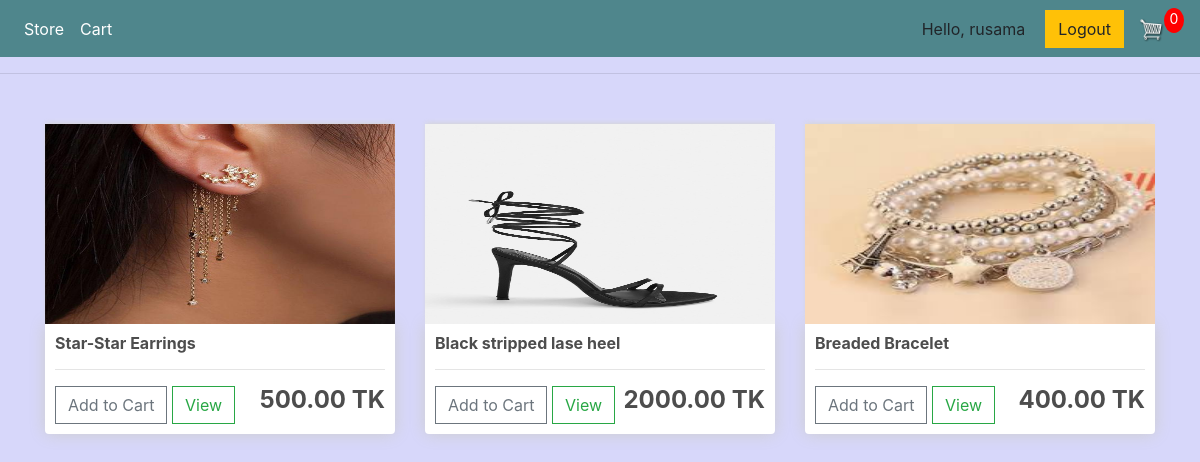
Screenshot of / (signed in) with the database file from the repository.
### product/models.py (models this page shows, shortened)
class Product(models.Model):
    category = models.ForeignKey(Category, on_delete=models.CASCADE)
    shop = models.ForeignKey(Seller, on_delete=models.CASCADE)
    product_name = models.CharField(max_length=200)
    product_image = models.ImageField(upload_to='products/', blank = True)
    product_description = models.TextField(blank=True)
    product_price = models.DecimalField(max_digits=10, decimal_places=2)
    product_stock = models.PositiveIntegerField()
    product_created = models.DateTimeField(auto_now_add=True)
    digital = models.BooleanField(default=False, null=True, blank=False)

### store/views.py (the view)
# urls.py: path('', include('store.urls')),
@login_required(login_url='login')
def store(request):
    if request.user.is_authenticated:
        customer = request.user.customer
        order, created = Order.objects.get_or_create(customer=customer, complete=False)
        items = order.orderitem_set.all()
        cartItems = order.get_cart_items
    else:
        items = []
        order = {'get_cart_items': 0, 'get_cart_total':0}
    products = Product.objects.all()
    context = {'products':products, 'cartItems':cartItems, 'shipping': False}
    return render(request,'store/store.html',context)

### order/models.py (called while the page is built)
    @property
    def get_cart_items(self):
        orderitems = self.orderitem_set.all()
        total = sum([item.quantity for item in orderitems])
        return total

### store/templates/store/store.html
{% extends 'store/main.html' %}
{% load static %}
{% block content %}
    <div class="row">
        {% for product in products %}
        <div class="col-lg-4">
            {% if product.product_image %}
                <img class="thumbnail" src="{{product.product_image.url}}">
            {% else %}
                <img class="thumbnail" src="{% static 'images/placeholder.png' %}">
            {% endif %}
            <div class="box-element product">
            <h6><strong>{{product.product_name}}</strong></h6>
            <hr>
            <button data-product="{{product.id}}" data-action="add" class="btn btn-outline-secondary add-btn update-cart">Add to Cart</button>
            <a class="btn btn-outline-success" href="#">View</a>
            <h4 style="display: inline-block; float:right;"><strong>{{product.product_price|floatformat:2}} TK</strong></h4>
            </div>
        </div>
        {% endfor %}
    </div>
{% endblock content %}

### store/templates/store/main.html (shortened to what this page needs)
<!DOCTYPE html>
{% load static %}
<html>
<head>
	<link rel="stylesheet" href="https://stackpath.bootstrapcdn.com/bootstrap/4.4.1/css/bootstrap.min.css">
	<link rel="stylesheet" type="text/css" href="{% static 'css/main.css' %}">
</head>
<body>
    <nav class="navbar navbar-expand-lg navbar-dark bg-dark">
        <div class="collapse navbar-collapse" id="navbarSupportedContent">
            <ul class="navbar-nav mr-auto">
              <li class="nav-item active">
                <a class="nav-link" href="{% url 'store' %}">Store<span class="sr-only">(current)</span></a>
              </li>
              <li class="nav-item active">
                <a class="nav-link" href="{% url 'cart' %}">Cart</a>
              </li>
            </ul>
            <div class="form-inline my-2 my-lg-0">
              {% if user.is_authenticated %}
              <span style="margin-right: 20px;">Hello, {{request.user}}</span>
                <a href="{% url 'logout' %}"class="btn btn-warning">Logout</a>
              {% else %}
              <span>Hello,{{request.user}}</span>
              {% endif %}
                <a href="{% url 'cart' %}">
                   <img  id="cart-icon" src="{% static 'images/cart.png' %}">
               </a>
               <p id="cart-total">{{cartItems}}</p>
           </div>
        </div>
    </nav>
        <hr>
    <div class="container">
        <br>
        {% block content %}
        {% endblock content %}
    </div>
</body>
</html>

### static/css/main.css (style rules this page uses)
body { background-color: rgb(215, 215, 250); }
h1,h2,h3,h4,h5,h6 { color:hsl(0, 0%, 30%); }
.box-element { box-shadow:hsl(0, 0%, 80%) 0 0 16px; background-color: #fff; border-radius: 4px; padding: 10px; }
.thumbnail { width: 100%; height: 200px; -webkit-box-shadow: -1px -3px 5px -2px rgba(214,214,214,1); -moz-box-shadow: -1px -3px 5px -2px rgba(214,214,214,1); box-shadow: -1px -3px 5px -2px rgba(214,214,214,1); }
.product { border-radius: 0 0 4px 4px; }
.bg-dark { background-color: #4f868c!important; }
#cart-icon { width:25px; display: inline-block; margin-left: 15px; }
#cart-total { display: block; text-align: center; color:#fff; background-color: red; width: 20px; height: 25px; border-radius: 50%; font-size: 14px; }
.col-lg-4, .col-lg-6, .col-lg-8, .col-lg-12 { margin-top: 10px; }
.btn { border-radius: 0; }

### rows the page displays
Product: product_image (picture), product_name "Star-Star Earrings", product_price "500.00"
Product: product_image (picture), product_name "Black stripped lase heel", product_price "2000.00"
Product: product_image (picture), product_name "Breaded Bracelet", product_price "400.00"

### other values shown
{{ request.user }} "rusama"
{{ cartItems }} "0"
